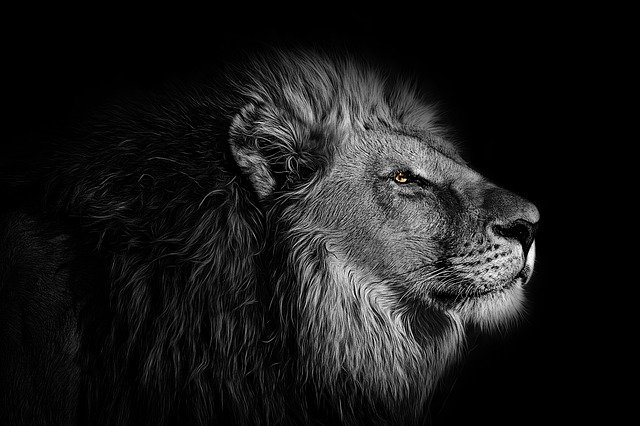
#> input picture Open cv/images/img9.jpg, 640 x 426 px
$ python c2_morphology-2.py
#> lines starting #> are read from the running program, lines starting #| are printed output that depends on the picture
### Open cv/c2-computer-vision/imgRead.py
# -*- coding: utf-8 -*-
"""
Created on Mon Jul 22 12:14:04 2024

@author: leehj
"""

import cv2

# 영상을 불러오기
def imgRead(imgPath, imgReadType, imgResWidth, imgResHeight):
#> called with imgPath = '../images/img9.jpg', imgReadType = 0, imgResWidth = 320, imgResHeight = 240
    img = cv2.imread(imgPath, imgReadType)
#> img: shape (426, 640); min 0, max 255, mean 25.6
    if imgResHeight != 0 | imgResWidth != 0:
        img = cv2.resize(img, (imgResWidth, imgResHeight))
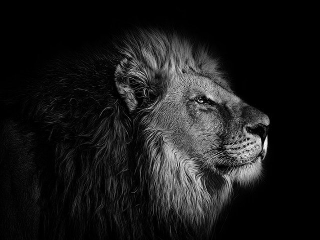
#> img: shape (240, 320); min 0, max 247, mean 25.5
    return img

### Open cv/c2-computer-vision/createFolder.py
# -*- coding: utf-8 -*-
"""
Created on Mon Jul 22 12:13:44 2024

@author: leehj
"""

import os

# 폴더 생성하기
def createFolder(dir):
    try:
        if not os.path.exists(dir):
            os.makedirs(dir)
    except OSError:
        print ('Error: createFolder')

### Open cv/c2-computer-vision/c2_morphology-2.py
# -*- coding: utf-8 -*-
"""
Created on Mon Jul 22 12:11:25 2024

@author: leehj
"""

# 열기, 닫기 예제 (c2_morphology.py)

# 관련 라이브러리 선언
import numpy as np
import cv2
from imgRead import imgRead
from createFolder import createFolder

# 영상 읽기
img1 = imgRead("../images/img9.jpg", cv2.IMREAD_GRAYSCALE, 320, 240)

# 모톨로지 연산 수행
methods = [cv2.MORPH_OPEN,
           cv2.MORPH_CLOSE,
           cv2.MORPH_GRADIENT,
           cv2.MORPH_TOPHAT,
           cv2.MORPH_BLACKHAT,
           cv2.MORPH_HITMISS]
ress = []
for method in methods:
    res = cv2.morphologyEx(img1, method, cv2.UMat(), iterations=1)
    ress.append(res)
#> after the loop, ress = 6 items

# 결과 영상 출력
displays = [("input1", img1),
            ("res1", ress[0]),
            ("res2", ress[1]),
            ("res3", ress[2]),
            ("res4", ress[3]),
            ("res5", ress[4]),
            ("res6", ress[5])]
for (name, out) in displays:
    cv2.imshow(name, out)
#> this loop made 7 passes
#> name on passes 1 to 7: 'input1', 'res1', 'res2', 'res3', 'res4', 'res5', 'res6'
#> pass 2, `cv2.imshow(name, out)`:
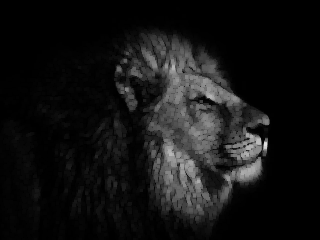
#> window 'res1': shape (240, 320); min 0, max 224, mean 19.7

# 키보드 입력을 기다린 후 모든 영상창 닫기
cv2.waitKey(0)
cv2.destroyAllWindows()

# 영상 저장
save_dir = "../code_res_imgs/c2_morphology"
createFolder(save_dir)
for (name, out) in displays:
    cv2.imwrite(save_dir + "/" + name + ".jpg", out)

$ run again, with Open cv/images/img1.jpg copied over Open cv/images/img9.jpg
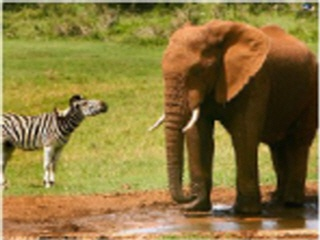
#> input picture Open cv/images/img1.jpg, 320 x 240 px
#> in imgRead, `img = cv2.imread(imgPath, imgReadType)`:
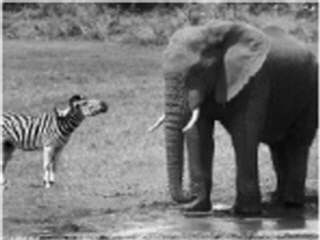
#> img: shape (240, 320); min 1, max 250, mean 117.8
#> after the loop `for method in methods:`: ress = 6 items
#> the loop `for (name, out) in displays:` made 7 passes
#> name on passes 1 to 7: 'input1', 'res1', 'res2', 'res3', 'res4', 'res5', 'res6'
#> pass 2, `cv2.imshow(name, out)`:
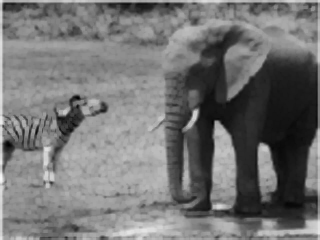
#> window 'res1': shape (240, 320); min 1, max 247, mean 115.6

$ run again, with Open cv/images/img10.jpg copied over Open cv/images/img9.jpg
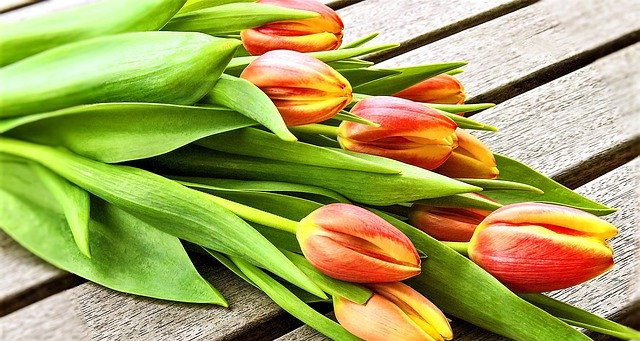
#> input picture Open cv/images/img10.jpg, 640 x 341 px
#> in imgRead, `img = cv2.resize(img, (imgResWidth, imgResHeight))`:
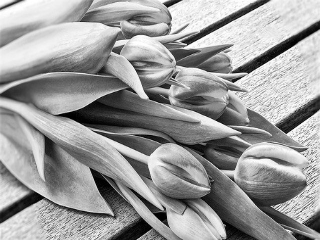
#> img: shape (240, 320); min 0, max 255, mean 154.4
#> after the loop `for method in methods:`: ress = 6 items
#> the loop `for (name, out) in displays:` made 7 passes
#> name on passes 1 to 7: 'input1', 'res1', 'res2', 'res3', 'res4', 'res5', 'res6'
#> pass 2, `cv2.imshow(name, out)`:
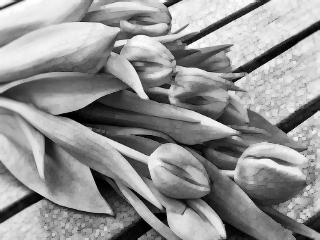
#> window 'res1': shape (240, 320); min 0, max 254, mean 146.8

$ run again, with Open cv/images/img11.jpg copied over Open cv/images/img9.jpg
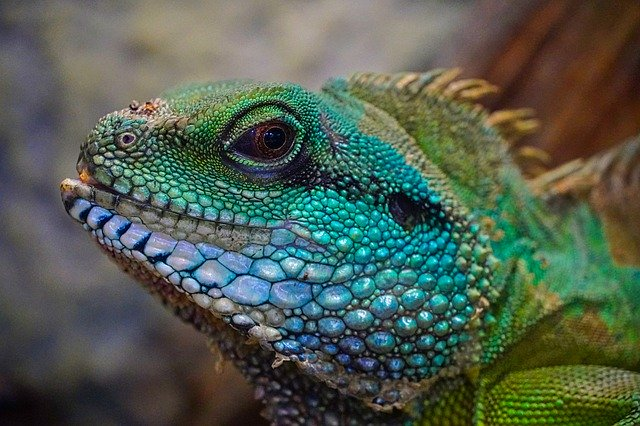
#> input picture Open cv/images/img11.jpg, 640 x 426 px
#> in imgRead, `img = cv2.resize(img, (imgResWidth, imgResHeight))`:
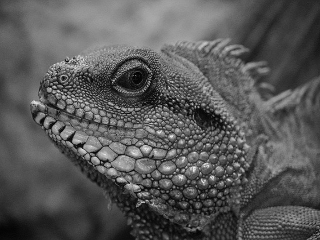
#> img: shape (240, 320); min 1, max 239, mean 88
#> after the loop `for method in methods:`: ress = 6 items
#> the loop `for (name, out) in displays:` made 7 passes
#> name on passes 1 to 7: 'input1', 'res1', 'res2', 'res3', 'res4', 'res5', 'res6'
#> pass 2, `cv2.imshow(name, out)`:
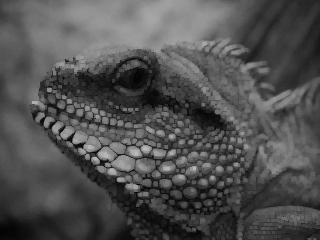
#> window 'res1': shape (240, 320); min 1, max 188, mean 80.4
